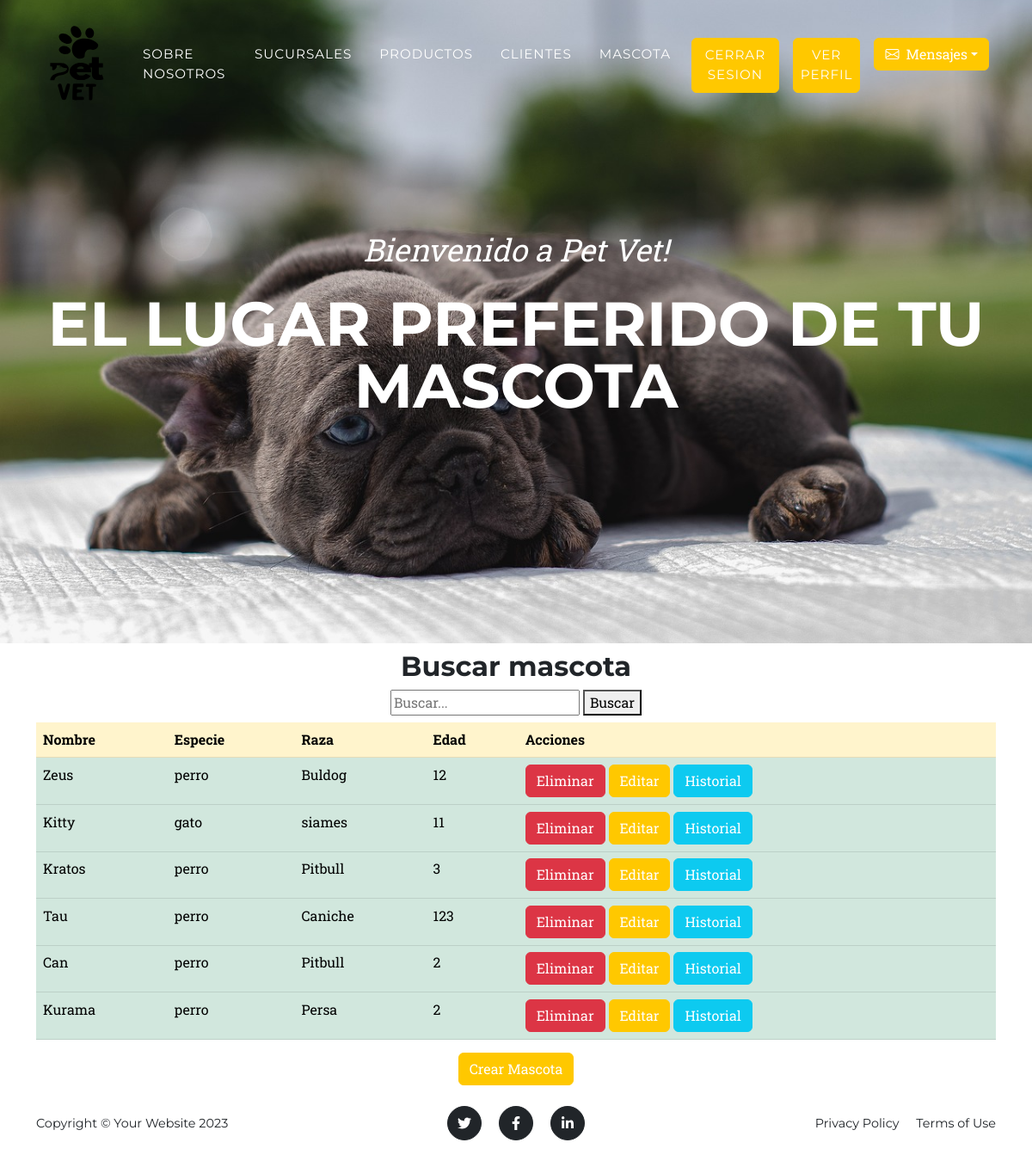
The app's page /mascota/ (signed in), older data.
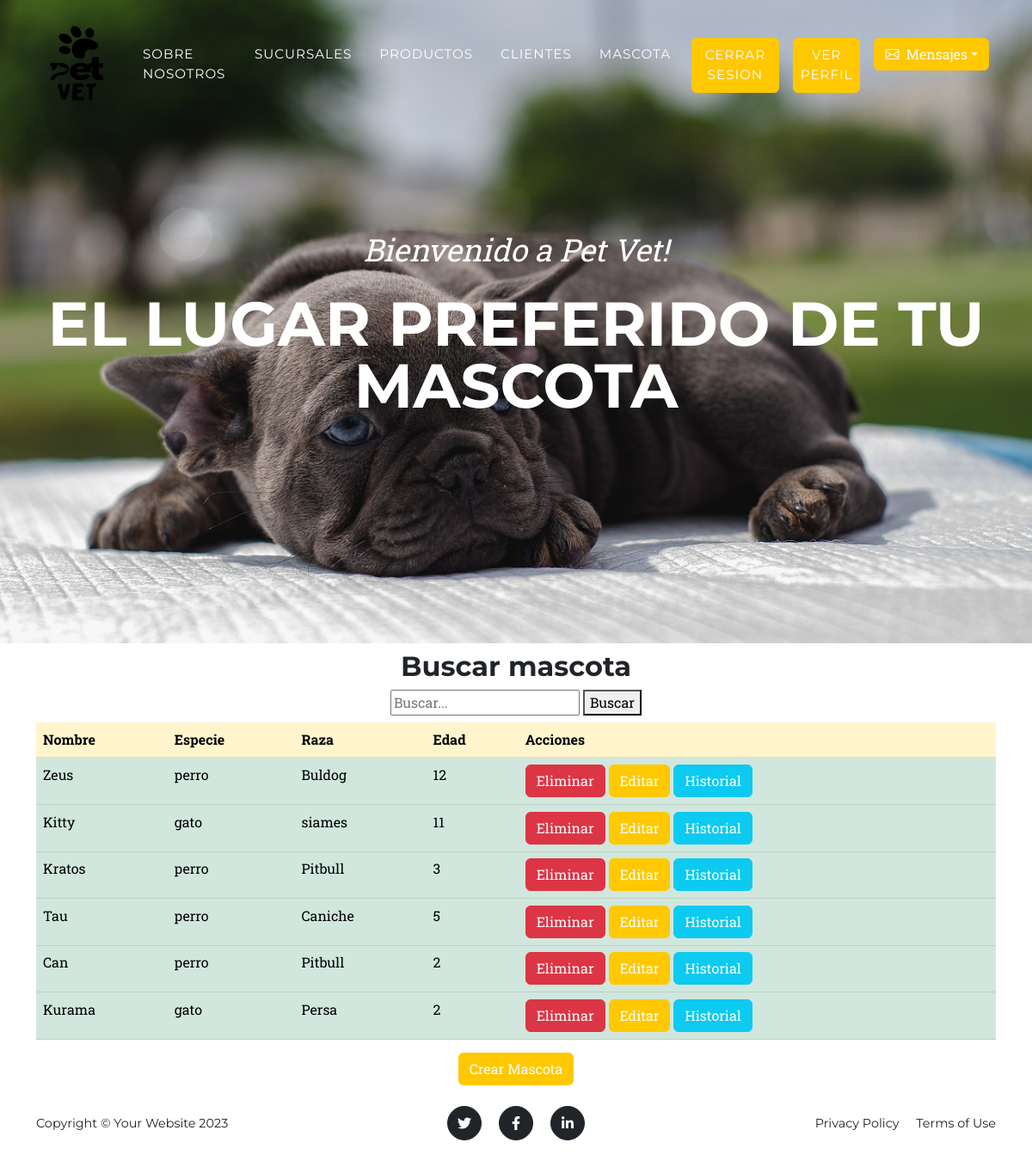
The same page, newer data.
### app_vete/models.py (models this page shows, shortened)
class Mascota(models.Model):
    nombre = models.CharField(max_length=100, null=True)
    especie = models.CharField(max_length=50, choices=[
        ('perro', 'Perro'),
        ('gato', 'Gato'),
        ('pez', 'Pez'),
        ('ave', 'Ave'),
        ('reptil', 'Reptil'),
    ])
    raza = models.CharField(max_length=100)
    edad = models.PositiveIntegerField()
    historial = models.TextField(null=True)

### app_vete/views.py (the view)
# urls.py: path('mascota/', views.mascota, name = "mascota"),
@user_passes_test(lambda u: u.is_superuser)
def mascota(request):
    query = request.GET.get('q')
    if query:
        mascota = Mascota.objects.filter(Q(especie__icontains=query) | Q(edad__icontains=query) | Q(raza__icontains=query)) | Q(nombre__icontains=query)
    else:
        mascota = Mascota.objects.all()
    return render(request,"app_vete/mascota.html", {"mascota": mascota})

### app_vete/templates/app_vete/mascota.html (shortened to what this page needs)
{% extends "app_vete/base.html" %}
{% load static %}
{% block content %}
    <div class ="container">
      <h2 class="text-center mt-2" id="mascota">Buscar mascota</h2>
      <div class="d-flex flex-column align-items-center mb-2">
          <form action="" method="GET">
              <input type="text" name="q" placeholder="Buscar..." required>
              <button type="submit">Buscar</button>
          </form>
      </div>
        <table class="table">
            <thead>
              <tr table class="table-primary">
                <th scope="col">Nombre</th>
                <th scope="col">Especie</th>
                <th scope="col">Raza</th>
                <th scope="col">Edad</th>
                <th scope="col">Acciones</th>
              </tr>
            </thead>
            <tbody>
                {% for mascotas in mascota %}
              <tr table class="table-success">
                <td>{{ mascotas.nombre }}</td>
                <td>{{ mascotas.especie }}</td>
                <td>{{ mascotas.raza }}</td>
                <td>{{ mascotas.edad }}</td>
                <td>
                  {% if user.is_superuser %}
                  <a class="btn btn-danger" href = "{% url 'delete-mascota' mascotas.id %}">Eliminar</a>
                  <a class="btn btn-warning" href = "{% url 'editar-mascota' mascotas.id %}">Editar</a>
                  <a class="btn btn-info" href = "{% url 'historial-mascota' mascotas.id %}">Historial</a>
                  {% else %}
                  <p> No tiene permiso de ediciones </p>
                  {% endif %}
                </td>
              </tr>
              <tr>
                {% endfor %}
            </tbody>
          </table>
    </div>
    {% if user.is_superuser %}
    <div class="text-center">
      <a href="{% url 'mascota-form' %}" class="btn btn-primary">Crear Mascota</a>
    </div>
    {% endif %}
{% endblock %}

### app_vete/templates/app_vete/base.html (shortened to what this page needs)
{% load static %}
<!DOCTYPE html>
<html lang="en">
    <head>
        <link href="https://cdn.jsdelivr.net/npm/bootstrap-icons/font/bootstrap-icons.css" rel="stylesheet">
        <link href="{% static 'app_vete/css/styles.css' %}" rel="stylesheet" />
    </head>
    <body id="page-top">
        <nav class="navbar navbar-expand-lg navbar-dark fixed-top" id="mainNav">
            <div class="container">
                <a class="navbar-brand" href="{% url 'inicio' %}"><img src="{% static 'app_vete/assets/img/logotipo.svg' %}" alt="..." style="width: 100px; height: auto;" /></a>
                <div class="collapse navbar-collapse" id="navbarResponsive">
                    <ul class="navbar-nav text-uppercase ms-auto py-4 py-lg-0">
                        <li class="nav-item"><a class="nav-link" href="{% url 'acerca' %}#about" >Sobre Nosotros</a></li>
                        <li class="nav-item"><a class="nav-link" href="{% url 'sucursal' %}#sucursal" >Sucursales</a></li>
                        {% if user.is_authenticated %}
                        <li class="nav-item"><a class="nav-link" href="{% url 'producto' %}#producto">Productos</a></li>
                        {% if user.is_superuser %}
                        <li class="nav-item"><a class="nav-link" href="{% url 'cliente' %}#cliente">clientes</a></li>
                        <li class="nav-item"><a class="nav-link" href="{% url 'mascota' %}#mascota">mascota</a></li>
                        {% endif %}
                        {% endif %}
                        {% if user.is_authenticated %}
                            <li class="nav-item"><a class="nav-link btn btn-primary" href="{% url 'cerrar-sesion' %}">Cerrar Sesion</a></li>
                            <li class="nav-item"><a class="nav-link btn btn-primary" href="{% url 'mostrar-perfil' %}#mostrar"> Ver Perfil</a></li>
                            <div class="dropdown me-2">
                                <button class="btn btn-primary dropdown-toggle d-flex align-items-center" type="button" data-bs-toggle="dropdown" aria-expanded="false">
                                    <i class="bi bi-envelope me-2"></i> Mensajes
                                </button>
                            </div>
                        {% else %}
                            <li class="nav-item"><a class="nav-link btn btn-primary me-2" href="{% url 'registro-usuario' %}">Registrarse</a></li>
                            <li class="nav-item"><a class="nav-link btn btn-primary" href="{% url 'inicio-sesion' %}">Iniciar Sesion</a></li>
                        {% endif %}
                    </ul>
                </div>
            </div>
        </nav>
        <header class="masthead">
            <div class="container">
                <div class="masthead-subheading">Bienvenido a Pet Vet!</div>
                <div class="masthead-heading text-uppercase">El lugar preferido de tu mascota</div>
            </div>
        </header>
        {% block content %}
        {% endblock  %}
        <footer class="footer py-4">
            <div class="container">
                <div class="row align-items-center">
                    <div class="col-lg-4 text-lg-start">Copyright &copy; Your Website 2023</div>
                    <div class="col-lg-4 my-3 my-lg-0">
                        <a class="btn btn-dark btn-social mx-2" href="{% url 'pagina-remodelacion' %}#mensaje" aria-label="Twitter"><i class="fab fa-twitter"></i></a>
                        <a class="btn btn-dark btn-social mx-2" href="{% url 'pagina-remodelacion' %}#mensaje" aria-label="Facebook"><i class="fab fa-facebook-f"></i></a>
                        <a class="btn btn-dark btn-social mx-2" href="{% url 'pagina-remodelacion' %}#mensaje" aria-label="LinkedIn"><i class="fab fa-linkedin-in"></i></a>
                    </div>
                    <div class="col-lg-4 text-lg-end">
                        <a class="link-dark text-decoration-none me-3" href="{% url 'pagina-remodelacion' %}#mensaje">Privacy Policy</a>
                        <a class="link-dark text-decoration-none" href="{% url 'pagina-remodelacion' %}#mensaje">Terms of Use</a>
                    </div>
                </div>
            </div>
        </footer>
    </body>
</html>

Row changes from the older to the newer data that the page shows:
changed Mascota "Tau": edad "123" → "5"
changed Mascota "Kurama": especie "perro" → "gato"
